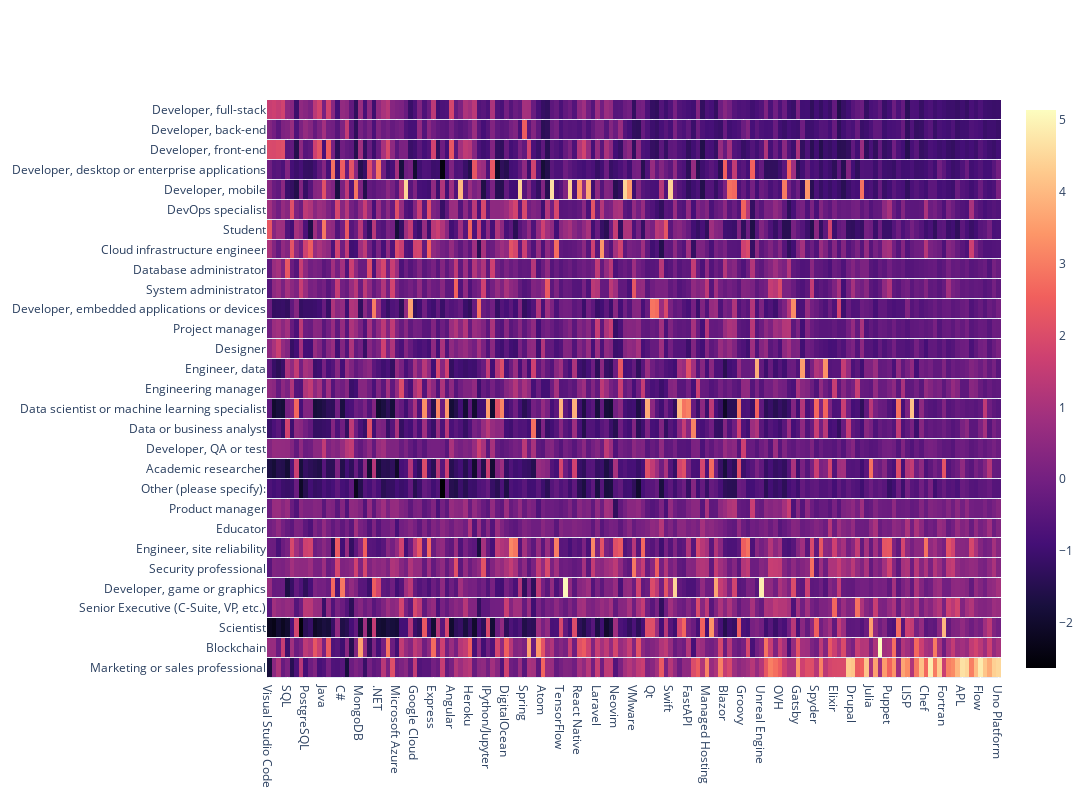

Notebook cell for this chart:
### Code cell
# Plotting a Heatmap of standardized data
fig = go.Figure(data=go.Heatmap(z=std_skills, x=skills.columns, y=skills.index, colorscale='magma', ygap=1))
fig.update_layout(width=2500, height=800)
fig.show()
fig.write_html(os.path.join(FIG_DIR, 'normalized_heatmap.html'))

### Figure 1 — Plotly figure (JSON) as saved in the notebook; plotly's stock layout.template omitted (floating-point values rounded to 4 significant figures; data arrays with more than 128 entries replaced by an {"elided": "..."} marker saying what was removed)
{"data": [{"colorscale": [[0, "#000004"], [0.1111, "#180f3d"], [0.2222, "#440f76"], [0.3333, "#721f81"], [0.4444, "#9e2f7f"], [0.5556, "#cd4071"], [0.6667, "#f1605d"], [0.7778, "#fd9668"], [0.8889, "#feca8d"], [1, "#fcfdbf"]], "type": "heatmap", "x": {"elided": "161 str values"}, "y": ["Marketing or sales professional", "Blockchain", "Scientist", "Senior Executive (C-Suite, VP, etc.)", "Developer, game or graphics", "Security professional", "Engineer, site reliability", "Educator", "Product manager", "Other (please specify):", "Academic researcher", "Developer, QA or test", "Data or business analyst", "Data scientist or machine learning specialist", "Engineering manager", "Engineer, data", "Designer", "Project manager", "Developer, embedded applications or devices", "System administrator", "Database administrator", "Cloud infrastructure engineer", "Student", "DevOps specialist", "Developer, mobile", "Developer, desktop or enterprise applications", "Developer, front-end", "Developer, back-end", "Developer, full-stack"], "ygap": 1, "z": {"elided": "29x161 float values"}}], "layout": {"height": 800, "width": 2500}}
